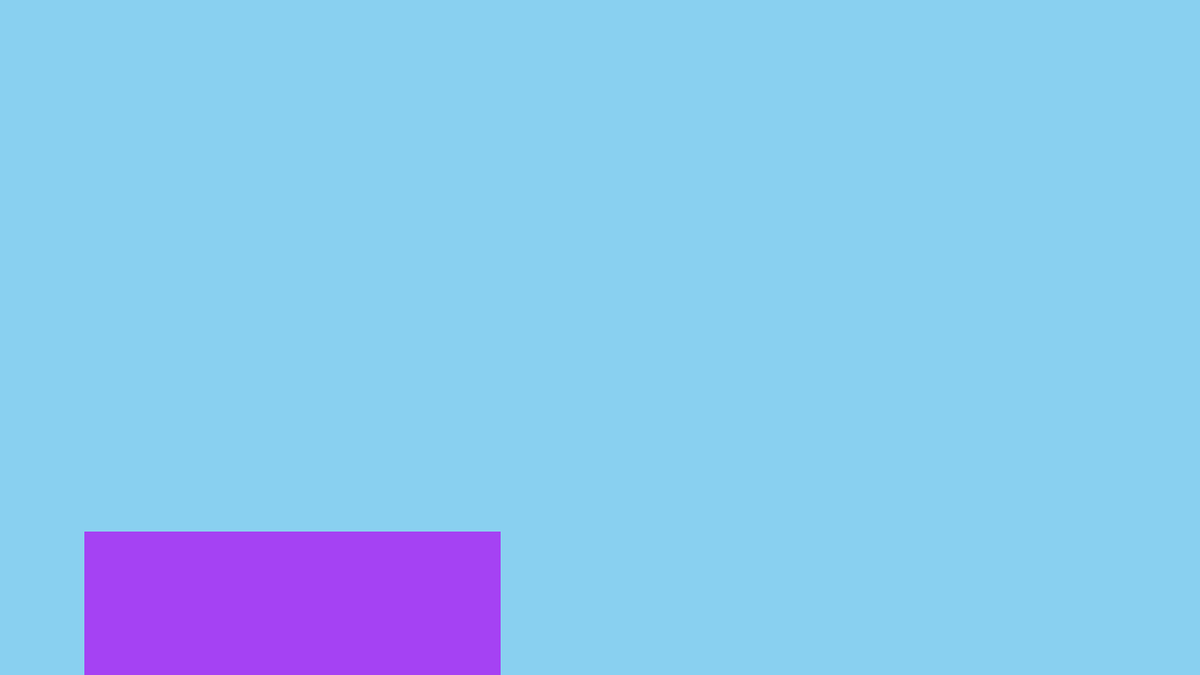
Frame 1 (no input)
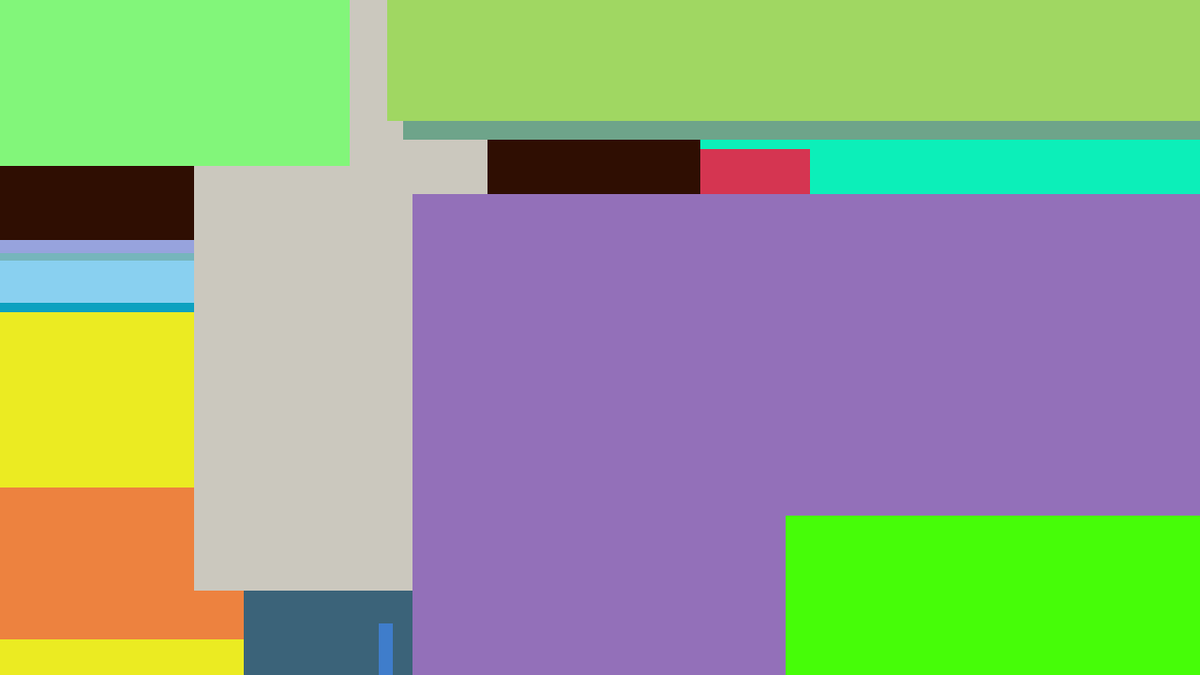
Frame 60 (the mouse pressed at the canvas centre just before this capture)
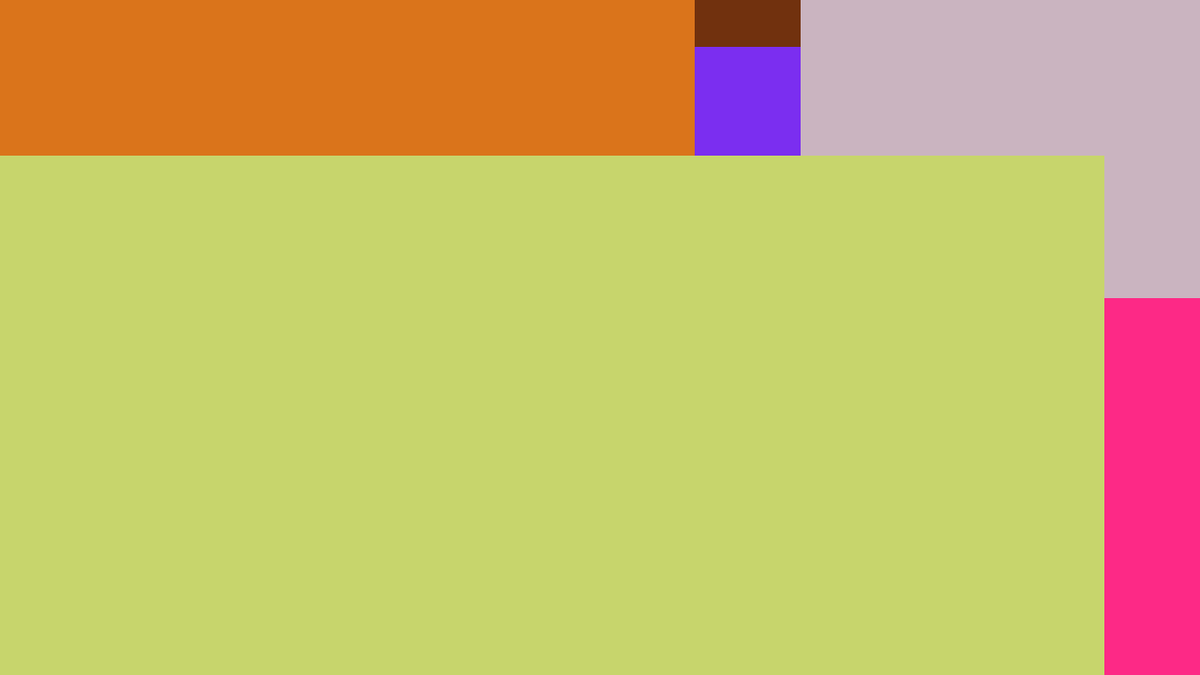
Frame 120 (the mouse held since frame 60 and released just before this capture)

The Processing sketch that drew these frames (run headless with seeded random() and noise(); from frame 60 on, the mouse is pressed at the canvas centre):

// Processing sketch: assignment
// ── assignment.pde
/**
 * Drawing a Scene
 * by Stanley
 * 
 * making a scene using programming for my intro comp science class
 * 
 */
color red = color(255,0,0);
color green = color(0,255,0);
color blue = color(0,0,255);
color orange = color(240,88,12);
color bbyblue = color(137,208,240);
color purps = color(44,0,67);
color snowshade = color(73,114,166);
color snow = color(191,192,197);
void setup() {
  size(1280, 720);
  background(bbyblue); 
}

void draw() {
  int r = int(random(256));
  int g = int(random(256));
  int b = int(random(256));
  int x = int(random( -280, 1281));
  int y = int(random( -360, 721));
  int l = int(random(1401));
  int w = int(random(901));
  noStroke();
  fill( r, g, b);
  rect( x, y, l, w);
  
  
  
}
